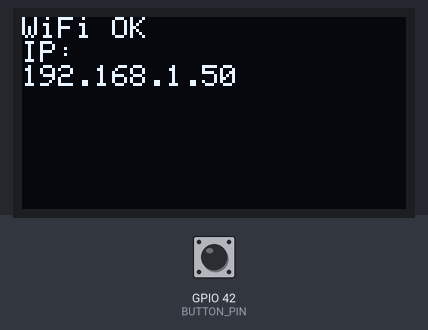
A sketch run on a simulated ESP32. Shown: 128×64 one-colour display. The inputs (shaded band) are chosen by the test bench; at power-on: GPIO 42 (BUTTON_PIN) HIGH. WiFi joins after 1.5 s; servers stay silent unless stated; I2S audio is not simulated (input reads silence); uploads are accepted with an empty reply.

Above: at 3.8 s.
3.9 s: GPIO 42 (BUTTON_PIN) pulled LOW for 0.15 s
At 4.4 s:
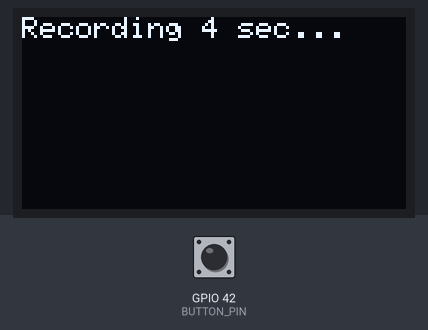
At 8.9 s:
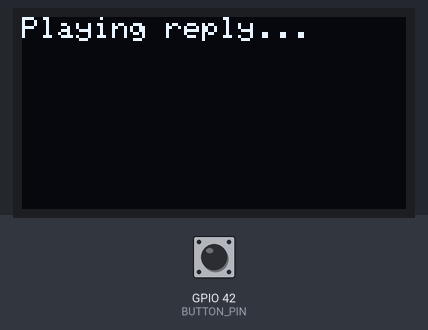
Timing chart, 0 to 10.4 s (numbered marks = the images above; inputs shaded):
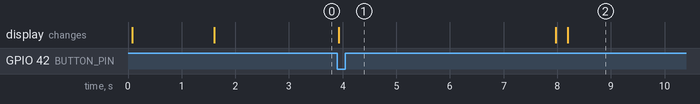

The sketch:

VAs.ino
```cpp
#include <WiFi.h>
#include <HTTPClient.h>
#include <driver/i2s.h>
#include <Wire.h>
#include <Adafruit_GFX.h>
#include <Adafruit_SSD1306.h>

#define SCREEN_WIDTH 128
#define SCREEN_HEIGHT 64

#define SDA_PIN 8
#define SCL_PIN 9

Adafruit_SSD1306 display(SCREEN_WIDTH, SCREEN_HEIGHT, &Wire, -1);

#define BUTTON_PIN 42

// I2S pins
#define I2S_WS 5
#define I2S_SD 6
#define I2S_SCK 4
#define I2S_DOUT 7

//onst char* ssid = "TurkTelekom_ZTE3SY";
//const char* password = "f7KzePzEK7dP";

const char* ssid = "ModemName";
const char* password = "Password";

const char* server = "http://192.168.1.110:5000/audio";

#define SAMPLE_RATE 16000
#define RECORD_TIME 4

#define BUFFER_SIZE (SAMPLE_RATE * RECORD_TIME)

int16_t audio_buffer[BUFFER_SIZE];

void oled(String text)
{
  display.clearDisplay();
  display.setCursor(0,0);
  display.println(text);
  display.display();
}

void setup_i2s_mic()
{
  i2s_config_t config = {
    .mode = (i2s_mode_t)(I2S_MODE_MASTER | I2S_MODE_RX),
    .sample_rate = SAMPLE_RATE,
    .bits_per_sample = I2S_BITS_PER_SAMPLE_16BIT,
    .channel_format = I2S_CHANNEL_FMT_ONLY_LEFT,
    .communication_format = I2S_COMM_FORMAT_I2S,
    .dma_buf_count = 8,
    .dma_buf_len = 64
  };

  i2s_pin_config_t pin_config = {
    .bck_io_num = I2S_SCK,
    .ws_io_num = I2S_WS,
    .data_out_num = -1,
    .data_in_num = I2S_SD
  };

  i2s_driver_install(I2S_NUM_0, &config, 0, NULL);
  i2s_set_pin(I2S_NUM_0, &pin_config);
}

void setup_i2s_speaker()
{
  i2s_config_t config = {
    .mode = (i2s_mode_t)(I2S_MODE_MASTER | I2S_MODE_TX),
    .sample_rate = SAMPLE_RATE,
    .bits_per_sample = I2S_BITS_PER_SAMPLE_16BIT,
    .channel_format = I2S_CHANNEL_FMT_ONLY_LEFT,
    .communication_format = I2S_COMM_FORMAT_I2S,
    .dma_buf_count = 8,
    .dma_buf_len = 64
  };

  i2s_pin_config_t pin_config = {
    .bck_io_num = I2S_SCK,
    .ws_io_num = I2S_WS,
    .data_out_num = I2S_DOUT,
    .data_in_num = -1
  };

  i2s_driver_install(I2S_NUM_1, &config, 0, NULL);
  i2s_set_pin(I2S_NUM_1, &pin_config);
}

void record_audio()
{
  size_t bytes_read;

  // ilk buffer'ı çöpe at (gürültü temizleme)
  int16_t dummy[256];
  i2s_read(I2S_NUM_0, dummy, sizeof(dummy), &bytes_read, portMAX_DELAY);

  // gerçek kayıt
  for(int i=0;i<BUFFER_SIZE;i+=256)
  {
    i2s_read(I2S_NUM_0, &audio_buffer[i], 256*sizeof(int16_t), &bytes_read, portMAX_DELAY);
  }
}

void send_audio()
{
  HTTPClient http;

  http.begin(server);
  http.addHeader("Content-Type","application/octet-stream");

  oled("Sending to AI...");

  int httpResponseCode = http.POST((uint8_t*)audio_buffer, BUFFER_SIZE*2);

  if(httpResponseCode > 0)
  {
    oled("Playing reply...");

    WiFiClient * stream = http.getStreamPtr();

    while(stream->available() == 0)
    {
      delay(1);
    }

    // WAV header skip
    uint8_t wav_header[44];
    stream->readBytes(wav_header,44);

    size_t bytes_read;
    int16_t play_buffer[256];

    while(stream->available())
    {
      bytes_read = stream->readBytes((uint8_t*)play_buffer, sizeof(play_buffer));

      size_t bytes_written;
      i2s_write(I2S_NUM_1, play_buffer, bytes_read, &bytes_written, portMAX_DELAY);
    }
  }

  http.end();
}

void setup()
{
  Serial.begin(115200);

  pinMode(BUTTON_PIN, INPUT_PULLUP);

  Wire.begin(SDA_PIN,SCL_PIN);

  display.begin(SSD1306_SWITCHCAPVCC, 0x3C);
  display.setTextSize(1);
  display.setTextColor(SSD1306_WHITE);

  oled("Voice Node Boot");

  WiFi.begin(ssid,password);

  oled("Connecting WiFi...");

  while(WiFi.status()!=WL_CONNECTED)
  {
    delay(500);
  }

  oled("WiFi OK\nIP:\n"+WiFi.localIP().toString());

  setup_i2s_mic();
  delay(1000);
  setup_i2s_speaker();
}

void loop()
{
  if(digitalRead(BUTTON_PIN)==LOW)
  {
    oled("Recording 4 sec...");

    record_audio();

    send_audio();

    delay(1500);

    oled("Ready");
  }
}
```

Measured:
- after the input at 3.9 s, the display: changes at once (image 1)
